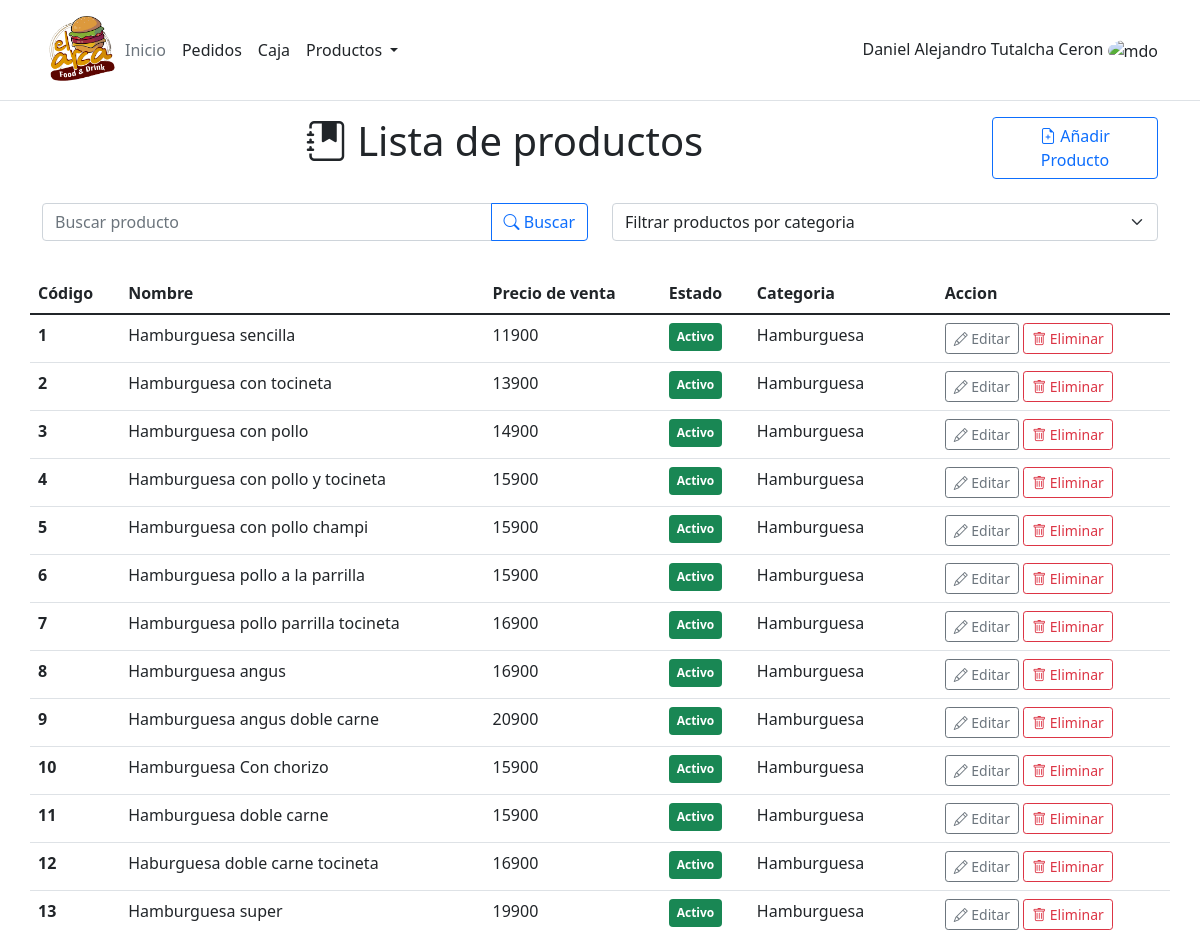
Page /product/ (upper part) on the earlier database version.
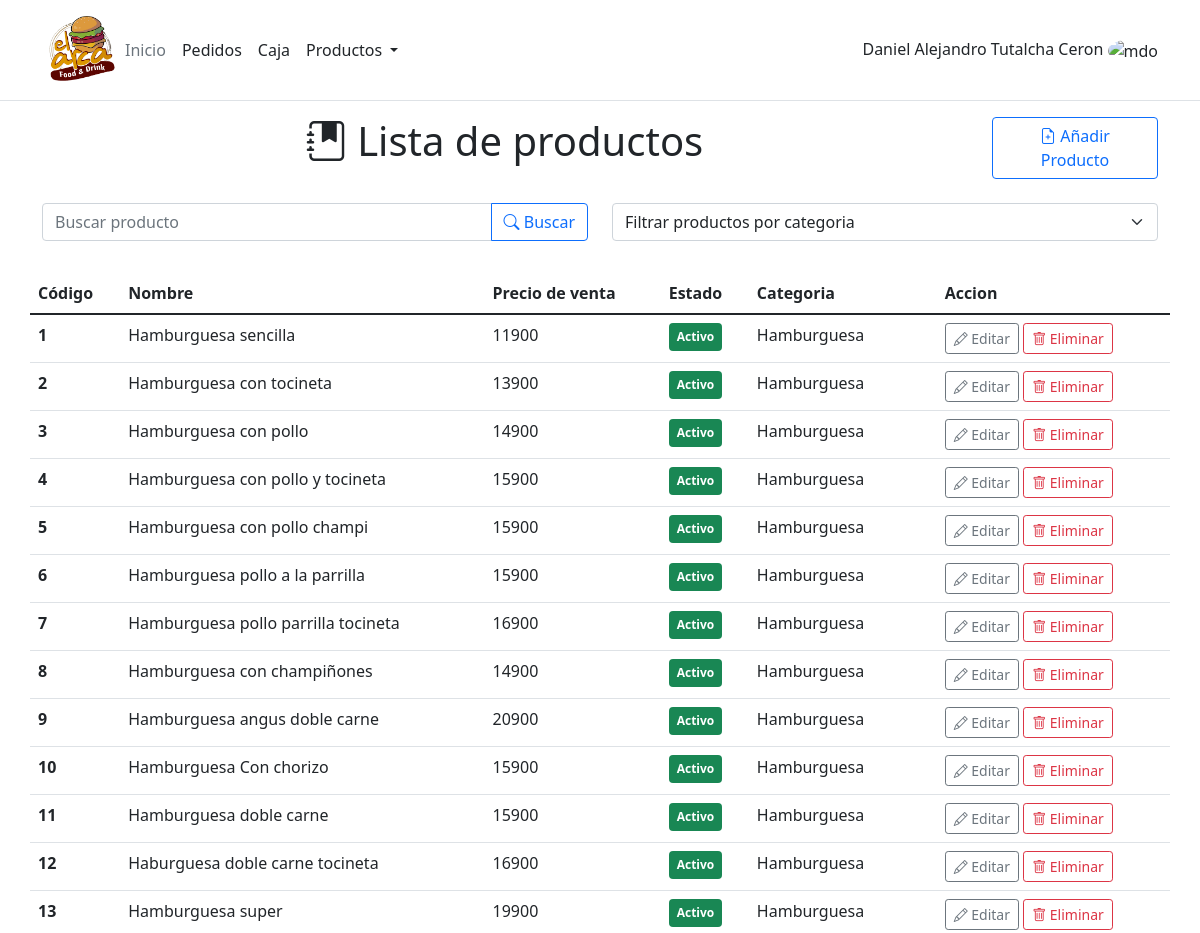
Same page on the later database version.
### product/models.py (models this page shows, shortened)
class Product(models.Model):
    code = models.IntegerField(unique=True)
    name = models.CharField(max_length=100)
    sale_price = models.IntegerField()
    category = models.ForeignKey(Category,on_delete=models.CASCADE)
    description = models.TextField()
    status = models.BooleanField(default= True)
    created = models.DateTimeField(auto_now_add=True, verbose_name="Fecha de creación")
    updated = models.DateTimeField(auto_now=True, verbose_name="Fecha de edición")
    class Meta:
        ordering = ['code']

class Category(models.Model):
    name = models.CharField(max_length=100)
    description = models.TextField()
    work_section = models.ForeignKey(Work_Section, on_delete = models.PROTECT)
    status = models.BooleanField(default=True)
    created = models.DateTimeField(auto_now_add=True, verbose_name="Fecha de creación")
    updated = models.DateTimeField(auto_now=True, verbose_name="Fecha de edición")
    class Meta:
        ordering = ['name']
    def __str__(self):
        return self.name

### product/views.py (the view)
# urls.py: path('', ProductListView.as_view(), name='list_products'),
class ProductListView(ListView):
    model = Product
    template_name = 'product/product.html'
    def get_context_data(self, **kwargs):
        context = super().get_context_data(**kwargs)
        context['categorys'] = Category.objects.all()
        context['form'] = ProductForm
        return context
    def get_queryset(self, **kwargs):
        object_list = self.model.objects.all()
        if('category' in self.request.GET.keys() or 'name_product' in self.request.GET.keys()):
            try:
                if(self.request.GET['category'] != 'all'):
                    object_list = self.model.objects.filter(category__id = self.request.GET['category'])
            except:
                object_list = self.model.objects.filter(name__icontains = self.request.GET['name_product'])
        return object_list

### product/templates/product/product.html (shortened to what this page needs)
{% extends 'core/base.html' %} {% load static%} {% block title%} Lista Productos {% endblock%} {%block content%}
<div class="row mb-4">
    <div class="col-md-10">
        <h1 class="text-center"><i class="bi bi-journal-bookmark-fill"></i> Lista de productos</h1>
    </div>
    <div class="col-md-2">
        <button type="button" class="btn btn-outline-primary" data-bs-toggle="modal" data-bs-target="#modal_product" onclick='clean_modal()'>
			<i class="bi bi-file-earmark-plus"></i>
			Añadir Producto
		</button>
    </div>
</div>
<div class="row mb-3 ">
    <div class="col-md-6">
        <form action="{% url 'product:list_products'%}" method='GET'>
            <div class="input-group mb-3">
                <input type="text" class="form-control" name='name_product' placeholder="Buscar producto" aria-label="Buscar producto" aria-describedby="button-addon2">
                <button class="btn btn-outline-primary" type="submit"><i class="bi-search"></i> Buscar</button>
            </div>
        </form>
    </div>
    <div class="col-md-6">
        <form  action="{% url 'product:list_products'%}" method="GET">
			<select class="form-select" aria-label="buscar categoria" name='category' id='filter_category' onchange="this.form.submit()">
				<option selected disabled>Filtrar productos por categoria</option>
			</select>
        </form>
    </div>
</div>
<div class=" row ">
    <table class="table table-hover table-responsive ">
        <thead>
            <tr>
                <th scope="col ">Código</th>
                <th scope="col ">Nombre</th>
                <th scope="col ">Precio de venta</th>
                <th scope="col ">Estado</th>
                <th scope="col ">Categoria</th>
                <th scope="col ">Accion</th>
            </tr>
        </thead>
        <tbody id='body_table'>
            {% for product in object_list %}
            <tr id='item_list_{{product.code}}' >
                <td><b>{{product.code}}</b></td>
                <td>{{product.name}}</td>
                <td>{{product.sale_price}}</td>
                {% if product.status %}
                <td> <span class="badge bg-success p-2 ">Activo</span></td>
                {% else %}
                <td><span class="badge bg-danger p-2  ">Inactivo</span></td>
                {% endif %}
                <td>{{product.category.name}}</td>
                <td>
                    <button type="button" class="btn btn-outline-secondary btn-sm" onclick='get_update_product({{product.id}})'><i class="bi bi-pencil "></i> Editar</button>
                    <button type="button" class="btn btn-outline-danger btn-sm " onclick="confirm_delete('{{product.name}}',{{product.id}})""><i class="bi bi-trash "></i> Eliminar</button>
                </td>
            </tr>
            {% endfor %}
        </tbody>
    </table>
</div>
{% endblock%}

Differences in the rows shown:
changed Product: name "Hamburguesa angus" → "Hamburguesa con champiñones"; sale_price "16900" → "14900"
